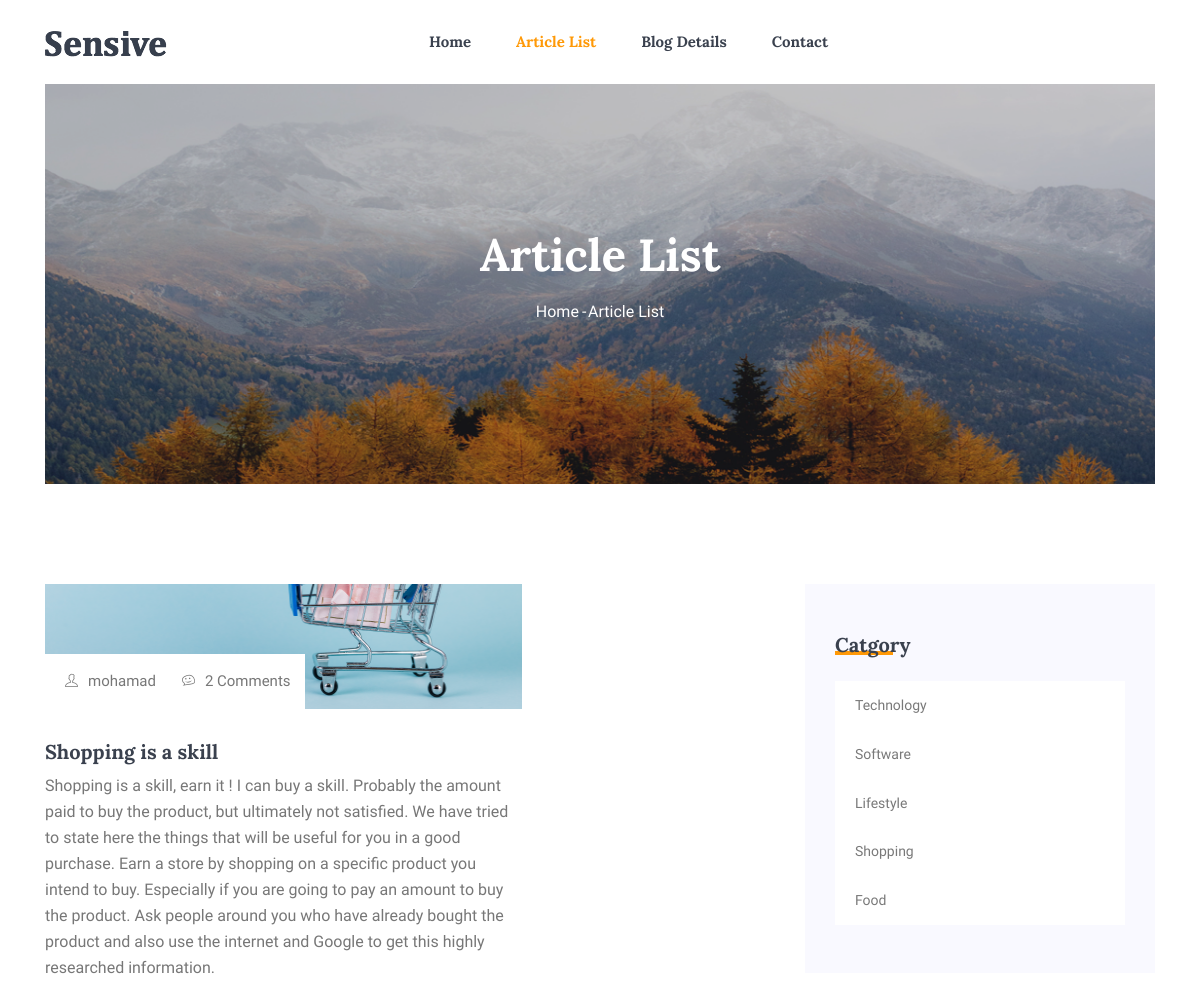
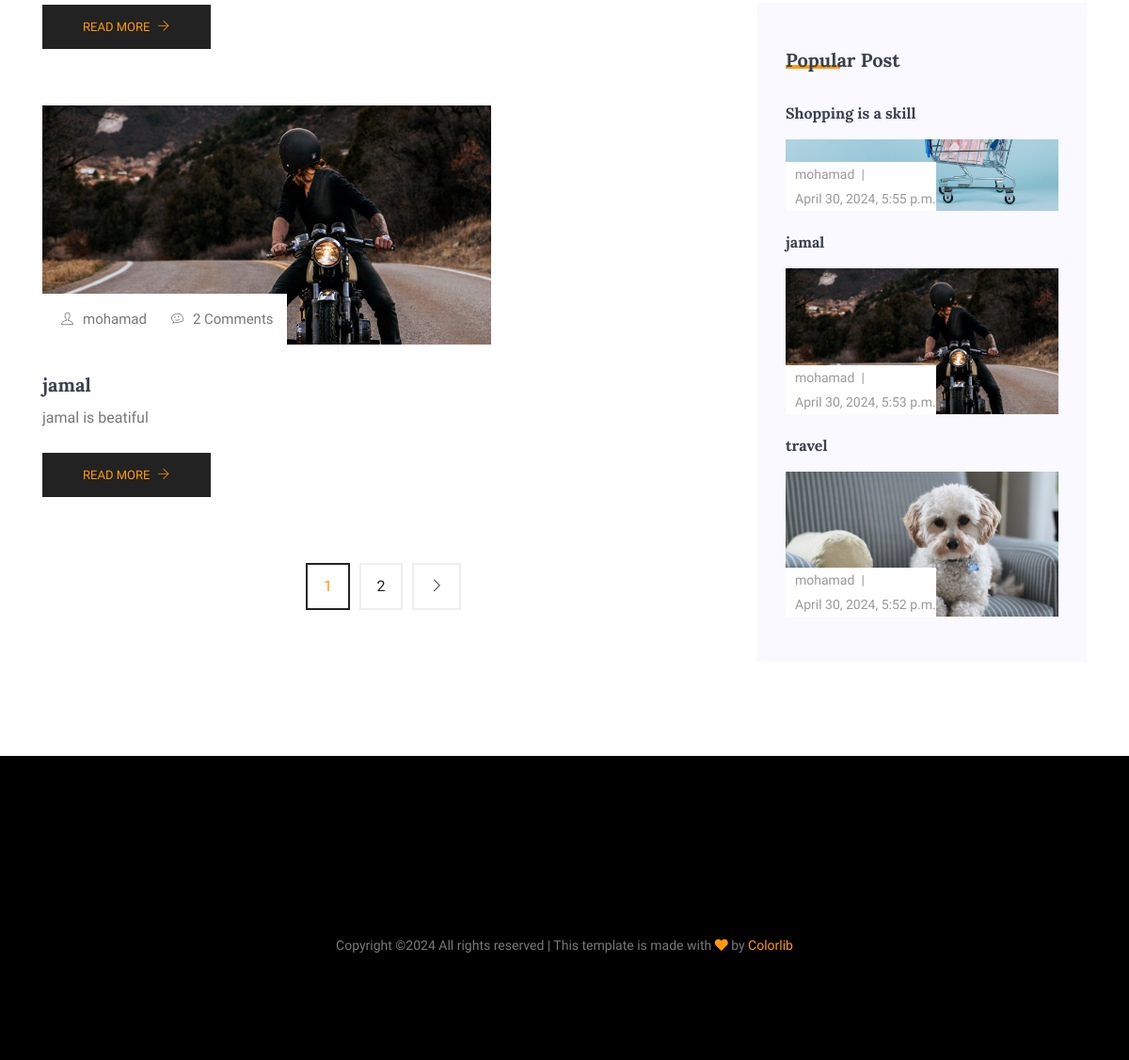
The page /list/ on the database as committed earlier (2 pictures, top to bottom).
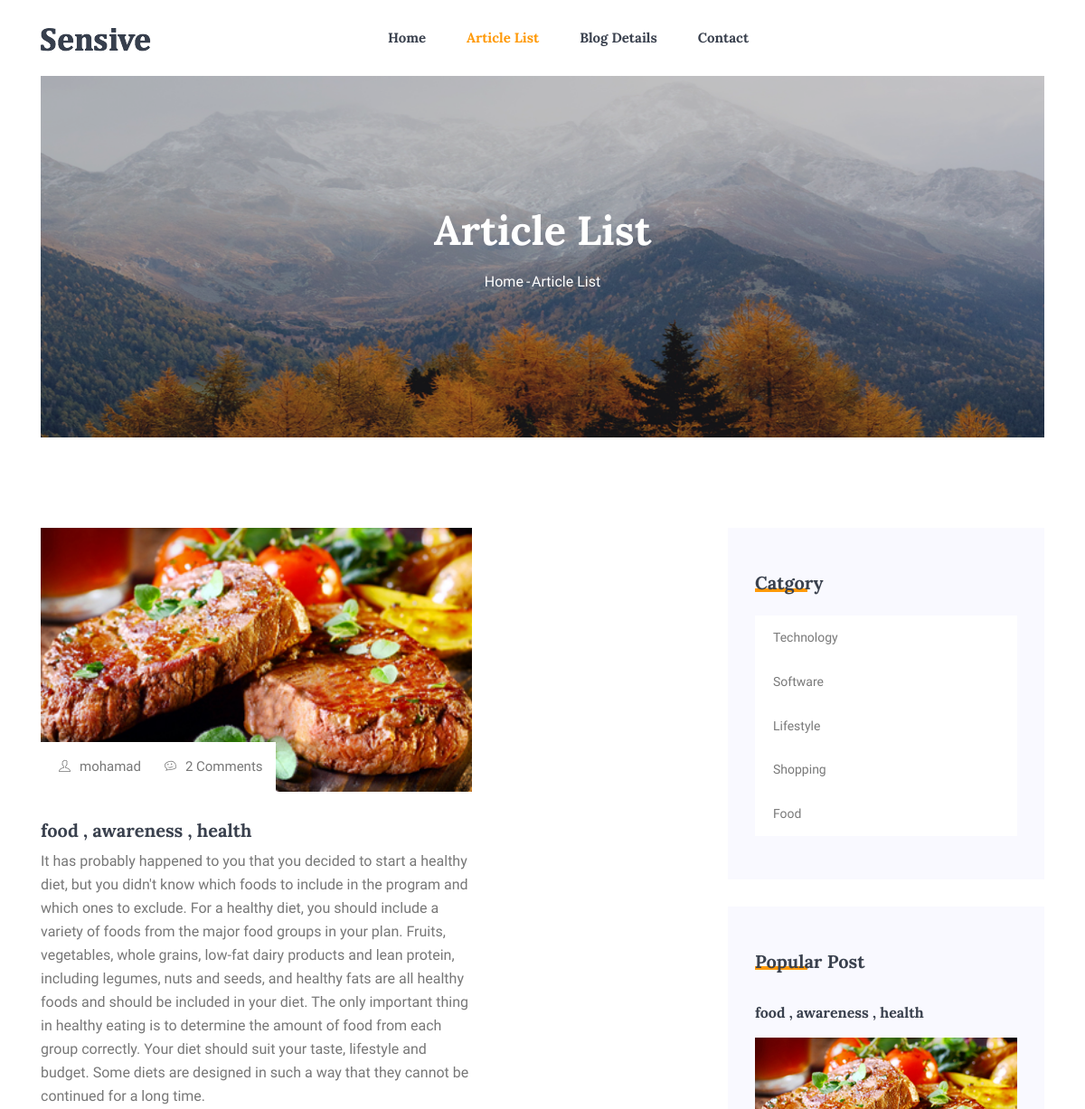
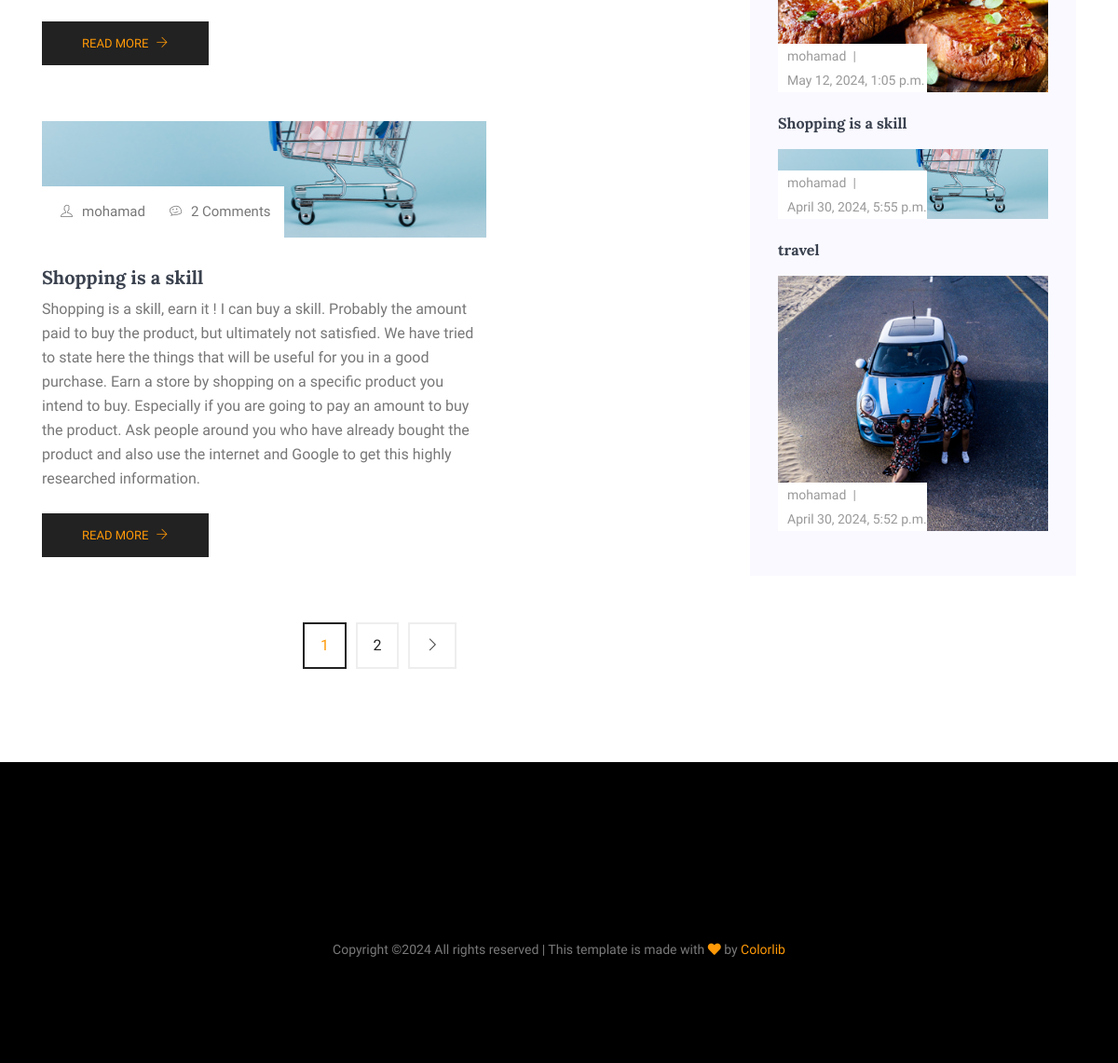
The same page on the database as committed later (2 pictures, top to bottom).
### blog/models.py (models this page shows, shortened)
class Article(models.Model):
    auth = models.ForeignKey(User, on_delete=models.CASCADE)
    category = models.ManyToManyField(Category)
    img = models.ImageField(blank=True, null=True)
    imglist = models.ImageField(blank=True, null=True)
    title = models.CharField(max_length=200, blank=True, null=True)
    body = models.TextField()
    quote = models.TextField(null=True, blank=True)
    pub = models.BooleanField(default=True)
    created_at = models.DateTimeField(auto_now_add=True)
    slug = models.SlugField(unique=True, blank=True, null=True)
    def get_absolute_url(self):
        return reverse('detail:article', kwargs={'slug': self.slug})
    class Meta:
        ordering = ('-created_at',)

class Category(models.Model):
    title = models.CharField(max_length=100, blank=True, null=True)
    created_at = models.DateTimeField(auto_now=True, blank=True, null=True)

### blog/views.py (the view)
# urls.py: path('list/', ArticleList.as_view(), name='list'),
class ArticleList(ListView):
    template_name = 'blog/article_list.html'
    queryset = Article.objects.all()
    context_object_name = 'article_list'
    paginate_by = 2

### context_processors/context_processors.py (called while the page is built)
def recent_articles(request):
    recent_article = Article.objects.order_by('-created_at')[:3]
    category = Category.objects.all()
    return {'recent_article': recent_article, 'category': category}

### blog/templates/blog/article_list.html (shortened to what this page needs)
{% extends 'base.html' %}
{% load static %}
{% block content %}
<body>
  <section class="mb-30px">
    <div class="container">
      <div class="hero-banner hero-banner--sm">
        <div class="hero-banner__content">
          <h1>Article List</h1>
          <nav aria-label="breadcrumb" class="banner-breadcrumb">
            <ol class="breadcrumb">
              <li class="breadcrumb-item"><a href="#">Home</a></li>
              <li class="breadcrumb-item active" aria-current="page">Article List</li>
            </ol>
          </nav>
        </div>
      </div>
    </div>
  </section>
  <section class="blog-post-area section-margin">
    <div class="container">
      <div class="row">
        <div class="col-lg-8">
          <div class="row">
            <div class="col-md-8">
                {% for article_list in article_list %}
              <div class="single-recent-blog-post card-view">
                <div class="thumb">
                  <img class="card-img rounded-0" src="{{ article_list.img.url }}" alt="">
                  <ul class="thumb-info">
                    <li><a href="#"><i class="ti-user"></i>{{ article_list.auth }}</a></li>
                    <li><a href="#"><i class="ti-themify-favicon"></i>2 Comments</a></li>
                  </ul>
                </div>
                <div class="details mt-20">
                  <a href="{{ article_list.get_absolute_url }}">
                    <h3>{{ article_list.title }}</h3>
                  </a>
                  <p>{{ article_list.body }}</p>
                  <a class="button" href="{{ article_list.get_absolute_url }}">Read More <i class="ti-arrow-right"></i></a>
                </div>
              </div>
                {% endfor %}
            </div>
          </div>
          <div class="row">
              <div class="col-lg-12">
                  <nav class="blog-pagination justify-content-center d-flex">
                      <ul class="pagination">
                            {% for i in page_obj.paginator.page_range %}
                                {% if page_obj.number == i %}
                          <li class="page-item active"><a href="?page={{ i }}" class="page-link">{{ i }}</a></li>
                                    {% else %}
                          <li class="page-item"><a href="?page={{ i }}" class="page-link">{{ i }}</a></li>
                                    {% endif %}
                                  {% endfor %}
                           {% if page_obj.has_next %}
                          <li class="page-item">
                              <a href="?page={{ page_obj.next_page_number }}" class="page-link" aria-label="Next">
                                  <span aria-hidden="true">
                                      <i class="ti-angle-right"></i>
                                  </span>
                                        {% endif %}
                              </a>
                          </li>
                      </ul>
                  </nav>
              </div>
            </div>
        </div>
      {% include 'include/sidebar.html' %}
          </div>
  </section>
{% endblock %}

### templates/base.html (shortened to what this page needs)
{% load static %}
<!DOCTYPE html>
<html lang="en">
<head>
{% include 'include/header.html' %}
</head>
  <header class="header_area">
   {% include 'include/header_reference.html' %}
  </header>
{% block content %}
{% endblock %}
  <footer class="footer-area section-padding">
    {% include 'include/footer.html' %}
  </footer>

### templates/include/header.html (shortened to what this page needs)
{% load static %}
  <link rel="stylesheet" href="{% static 'vendors/bootstrap/bootstrap.min.css' %}">
  <link rel="stylesheet" href="{% static 'vendors/fontawesome/css/all.min.css' %}">
  <link rel="stylesheet" href="{% static 'vendors/themify-icons/themify-icons.css' %}">
  <link rel="stylesheet" href="{% static 'vendors/linericon/style.css' %}">
  <link rel="stylesheet" href="{% static 'vendors/owl-carousel/owl.theme.default.min.css' %}">
  <link rel="stylesheet" href="{% static 'vendors/owl-carousel/owl.carousel.min.css' %}">
  <link rel="stylesheet" href="{% static 'css/style.css' %}">

### templates/include/header_reference.html (shortened to what this page needs)
 {% load static %}
 {% load social_share %}
<div class="main_menu">
      <nav class="navbar navbar-expand-lg navbar-light">
        <div class="container box_1620">
          <a class="navbar-brand logo_h" href="index.html"><img src="{% static 'img/logo.png' %}" alt=""></a>
          <div class="collapse navbar-collapse offset" id="navbarSupportedContent">
            <ul class="nav navbar-nav menu_nav justify-content-center">
              <li class="nav-item {% if request.resolver_match.url_name == 'landing' %} active {% endif %}">
                <a class="nav-link" href="{% url 'home:landing' %}">Home</a>
                </li>
              <li class="nav-item {% if request.resolver_match.url_name == 'list' %}active{% endif %} ">
                  <a class="nav-link" href="{% url 'detail:list' %}">Article List</a>
              </li>
                  <li class="nav-item {% if request.resolver_match.url_name == '' %}active{% endif %} ">
                      <a class="nav-link" href="{% url 'detail:list' %}">Blog Details</a>
                  </li>
              <li class="nav-item {% if request.resolver_match.url_name == 'contact' %}active{% endif %} ">
                  <a class="nav-link" href="{% url 'detail:contact' %}">Contact</a></li>
            </ul>
          </div>
        </div>
      </nav>
    </div>

### templates/include/sidebar.html
{% load static %}
<div class="col-lg-4 sidebar-widgets">
              <div class="widget-wrap">
                <div class="single-sidebar-widget post-category-widget">
                  <h4 class="single-sidebar-widget__title">Catgory</h4>
                    {% for cat in category %}
                  <ul class="cat-list mt-20">
                    <li>
                      <a href="#" class="d-flex justify-content-between">
                        <p> {{ cat.title }} </p>
                      </a>
                    </li>
                  </ul>
                    {% endfor %}
                </div>
                <div class="single-sidebar-widget popular-post-widget">
                  <h4 class="single-sidebar-widget__title">Popular Post</h4>
                  <div class="popular-post-list">
                    <div class="single-post-list">
                        {% for recent in recent_article %}
                      <div class="details mt-20">
                        <a href="{% url 'detail:list' %}">
                          <h6>{{ recent.title }}</h6>
                        </a>
                      </div>
                    </div>
                    <div class="single-post-list">
                      <div class="thumb">
                        <img class="card-img rounded-0" src="{{ recent.img.url }}" alt="">
                        <ul class="thumb-info">
                          <li>{{ recent.auth }}</li>
                          <li>{{ recent.created_at }}</li>
                        </ul>
                      </div>
                        {% endfor %}
                    </div>
                  </div>
                </div>
                </div>
              </div>
            </div>

### templates/include/footer.html (shortened to what this page needs)
{% load static %}
      <div class="footer-bottom d-flex justify-content-center align-items-center flex-wrap">
        <p class="footer-text m-0">
Copyright &copy;<script>document.write(new Date().getFullYear());</script> All rights reserved | This template is made with <i class="fa fa-heart" aria-hidden="true"></i> by <a href="https://colorlib.com" target="_blank">Colorlib</a>
</p>
      </div>

Rows that differ between the two databases and show on the page:
removed Article: img (picture), auth "mohamad", title "jamal", body "jamal is beatiful", created_at "April 30, 2024, 5:53 p.m."
added Article: img (picture), auth "mohamad", title "food , awareness , health", body "It has probably happened to you that you decided to start a healthy diet, but you didn't know which foods to include in the program and which ones to exclude. For a healthy diet, you should include a variety of foods from the major food groups in your plan. Fruits, vegetables, whole grains, low-fat dairy products and lean protein, including legumes, nuts and seeds, and healthy fats are all healthy foods and should be included in your diet. The only important thing in healthy eating is to determine the amount of food from each group correctly. Your diet should suit your taste, lifestyle and budget. Some diets are designed in such a way that they cannot be continued for a long time.", created_at "May 12, 2024, 1:05 p.m."
changed Article "travel": img: a different picture
